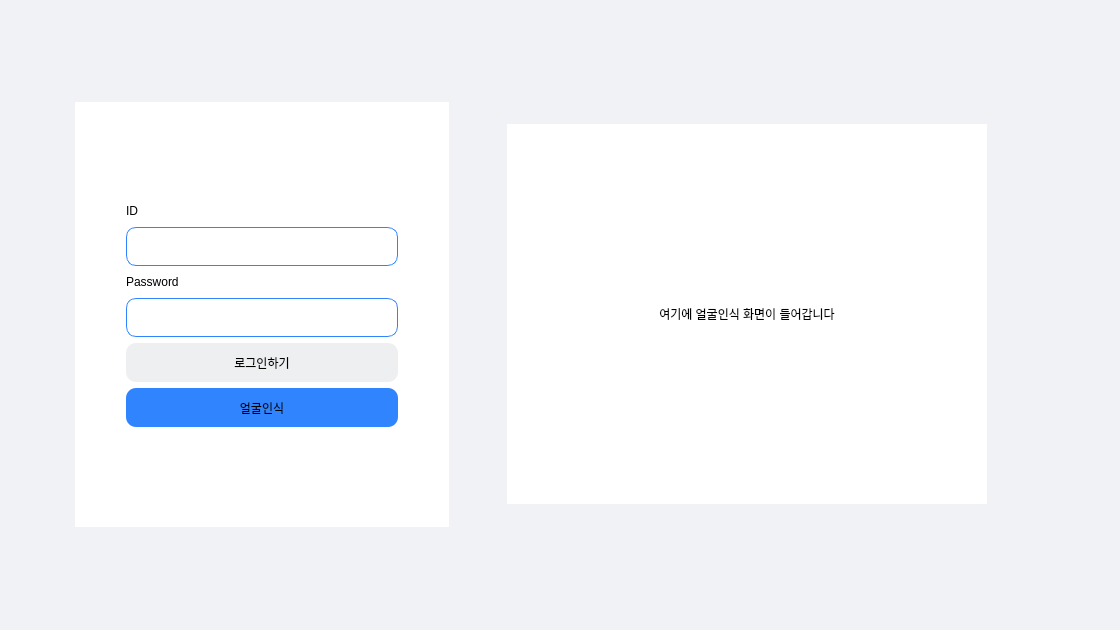
<?xml version="1.0" encoding="UTF-8"?>
<ui version="4.0">
 <class>LoginWidget</class>
 <widget class="QWidget" name="LoginWidget">
  <property name="geometry">
   <rect>
    <x>0</x>
    <y>0</y>
    <width>1120</width>
    <height>630</height>
   </rect>
  </property>
  <property name="minimumSize">
   <size>
    <width>1120</width>
    <height>630</height>
   </size>
  </property>
  <property name="maximumSize">
   <size>
    <width>1120</width>
    <height>630</height>
   </size>
  </property>
  <property name="windowTitle">
   <string>Form</string>
  </property>
  <property name="styleSheet">
   <string notr="true">background-color: rgb(241, 242, 246);</string>
  </property>
  <layout class="QHBoxLayout" name="horizontalLayout">
   <property name="spacing">
    <number>0</number>
   </property>
   <property name="leftMargin">
    <number>0</number>
   </property>
   <property name="topMargin">
    <number>0</number>
   </property>
   <property name="rightMargin">
    <number>0</number>
   </property>
   <property name="bottomMargin">
    <number>0</number>
   </property>
   <item>
    <spacer name="horizontalSpacer">
     <property name="orientation">
      <enum>Qt::Horizontal</enum>
     </property>
     <property name="sizeHint" stdset="0">
      <size>
       <width>72</width>
       <height>20</height>
      </size>
     </property>
    </spacer>
   </item>
   <item>
    <widget class="QWidget" name="left_widget" native="true">
     <property name="minimumSize">
      <size>
       <width>374</width>
       <height>425</height>
      </size>
     </property>
     <property name="maximumSize">
      <size>
       <width>374</width>
       <height>425</height>
      </size>
     </property>
     <property name="styleSheet">
      <string notr="true">background-color: rgb(255, 255, 255);</string>
     </property>
     <layout class="QHBoxLayout" name="horizontalLayout_2">
      <item>
       <widget class="QWidget" name="inner_widget" native="true">
        <property name="maximumSize">
         <size>
          <width>290</width>
          <height>244</height>
         </size>
        </property>
        <property name="layoutDirection">
         <enum>Qt::LeftToRight</enum>
        </property>
        <property name="styleSheet">
         <string notr="true">QLineEdit{
border: 1px solid #3085FE;
border-radius:10px;}
QPushButton{
border-radius:10px;
}</string>
        </property>
        <property name="inputMethodHints">
         <set>Qt::ImhUrlCharactersOnly</set>
        </property>
        <layout class="QVBoxLayout" name="verticalLayout">
         <item>
          <widget class="QLabel" name="id_lab">
           <property name="maximumSize">
            <size>
             <width>290</width>
             <height>20</height>
            </size>
           </property>
           <property name="text">
            <string>ID</string>
           </property>
          </widget>
         </item>
         <item>
          <widget class="QLineEdit" name="id_lineedit">
           <property name="maximumSize">
            <size>
             <width>290</width>
             <height>40</height>
            </size>
           </property>
           <property name="styleSheet">
            <string notr="true"/>
           </property>
          </widget>
         </item>
         <item>
          <widget class="QLabel" name="pw_lab">
           <property name="maximumSize">
            <size>
             <width>290</width>
             <height>20</height>
            </size>
           </property>
           <property name="text">
            <string>Password</string>
           </property>
          </widget>
         </item>
         <item>
          <widget class="QLineEdit" name="pw_lineedit">
           <property name="maximumSize">
            <size>
             <width>290</width>
             <height>40</height>
            </size>
           </property>
          </widget>
         </item>
         <item>
          <widget class="QPushButton" name="login_btn">
           <property name="maximumSize">
            <size>
             <width>290</width>
             <height>40</height>
            </size>
           </property>
           <property name="styleSheet">
            <string notr="true">background-color: rgb(238, 239, 240);</string>
           </property>
           <property name="text">
            <string>로그인하기</string>
           </property>
          </widget>
         </item>
         <item>
          <widget class="QPushButton" name="face_check_btn">
           <property name="maximumSize">
            <size>
             <width>290</width>
             <height>40</height>
            </size>
           </property>
           <property name="styleSheet">
            <string notr="true">background-color: rgb(48, 133, 254);</string>
           </property>
           <property name="text">
            <string>얼굴인식</string>
           </property>
          </widget>
         </item>
        </layout>
       </widget>
      </item>
     </layout>
    </widget>
   </item>
   <item>
    <widget class="QWidget" name="right_widget" native="true">
     <property name="minimumSize">
      <size>
       <width>596</width>
       <height>0</height>
      </size>
     </property>
     <property name="maximumSize">
      <size>
       <width>596</width>
       <height>425</height>
      </size>
     </property>
     <layout class="QHBoxLayout" name="horizontalLayout_3">
      <item>
       <widget class="QLabel" name="sample_lab">
        <property name="maximumSize">
         <size>
          <width>480</width>
          <height>380</height>
         </size>
        </property>
        <property name="styleSheet">
         <string notr="true">background-color: rgb(255, 255, 255);</string>
        </property>
        <property name="text">
         <string>여기에 얼굴인식 화면이 들어갑니다</string>
        </property>
        <property name="alignment">
         <set>Qt::AlignCenter</set>
        </property>
       </widget>
      </item>
     </layout>
    </widget>
   </item>
   <item>
    <spacer name="horizontalSpacer_2">
     <property name="orientation">
      <enum>Qt::Horizontal</enum>
     </property>
     <property name="sizeHint" stdset="0">
      <size>
       <width>72</width>
       <height>20</height>
      </size>
     </property>
    </spacer>
   </item>
  </layout>
 </widget>
 <resources/>
 <connections/>
</ui>
